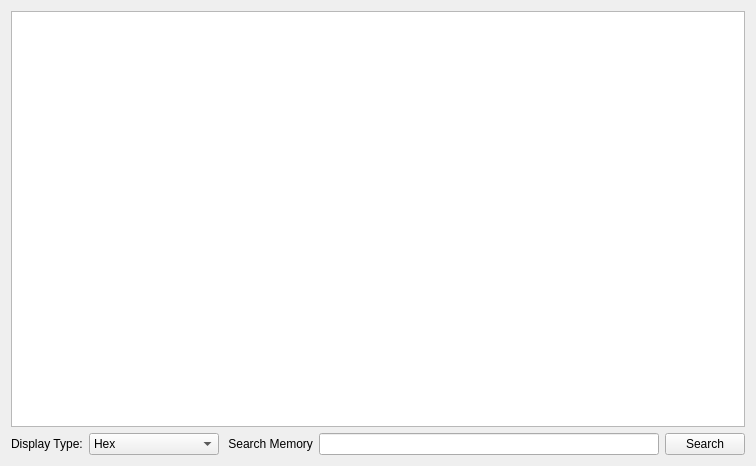
<?xml version="1.0" encoding="UTF-8"?>
<ui version="4.0">
 <class>Kites::MemoryTab</class>
 <widget class="QWidget" name="Kites::MemoryTab">
  <property name="geometry">
   <rect>
    <x>0</x>
    <y>0</y>
    <width>756</width>
    <height>466</height>
   </rect>
  </property>
  <property name="sizePolicy">
   <sizepolicy hsizetype="Expanding" vsizetype="Expanding">
    <horstretch>0</horstretch>
    <verstretch>0</verstretch>
   </sizepolicy>
  </property>
  <property name="windowTitle">
   <string>Form</string>
  </property>
  <layout class="QGridLayout" name="gridLayout">
   <item row="2" column="2">
    <widget class="QLabel" name="label_2">
     <property name="text">
      <string> Search Memory</string>
     </property>
    </widget>
   </item>
   <item row="2" column="1">
    <widget class="QComboBox" name="comboBox">
     <item>
      <property name="text">
       <string>Hex</string>
      </property>
     </item>
     <item>
      <property name="text">
       <string>Binary</string>
      </property>
     </item>
     <item>
      <property name="text">
       <string>Signed Decimal</string>
      </property>
     </item>
     <item>
      <property name="text">
       <string>Unsigned Decimal</string>
      </property>
     </item>
    </widget>
   </item>
   <item row="2" column="0">
    <widget class="QLabel" name="label">
     <property name="text">
      <string>Display Type:</string>
     </property>
    </widget>
   </item>
   <item row="2" column="3">
    <widget class="QLineEdit" name="searchBar"/>
   </item>
   <item row="2" column="4">
    <widget class="QPushButton" name="searchButton">
     <property name="text">
      <string>Search</string>
     </property>
    </widget>
   </item>
   <item row="0" column="0" colspan="5">
    <widget class="MemoryTableView" name="memoryTableView"/>
   </item>
  </layout>
 </widget>
 <customwidgets>
  <customwidget>
   <class>MemoryTableView</class>
   <extends>QTableView</extends>
   <header>ui/memory_tab/memory_table_view.h</header>
  </customwidget>
 </customwidgets>
 <resources/>
 <connections/>
</ui>
